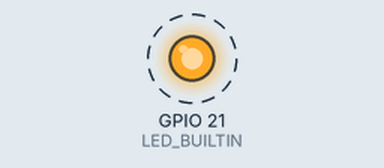
This program was run on a simulated Seeed XIAO ESP32-S3. Shown: output pins drawn as LEDs (lit = HIGH). Dashed ring = blinking. What the program prints to the serial monitor is not drawn.

Above: at 0.5 s.
Timing chart, 0 to 4.6 s (numbered marks = the images above):
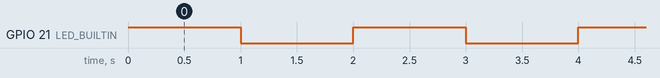

The program:

main.cpp
```cpp
/*
 * Blink
 * Turns on an LED on for one second,
 * then off for one second, repeatedly.
 */

#include <Arduino.h>

void setup()
{
  // initialize serial communication at 9600 bits per second:
  Serial.begin(115200);

  // initialize LED digital pin as an output.
  pinMode(LED_BUILTIN, OUTPUT);
}

void loop()
{
  // turn the LED on (HIGH is the voltage level)
  digitalWrite(LED_BUILTIN, HIGH);
  Serial.printf("HIGH!\n");

  // wait for a second
  delay(1000);
  // turn the LED off by making the voltage LOW
  digitalWrite(LED_BUILTIN, LOW);
  Serial.printf("LOW!\n");

   // wait for a second
  delay(1000);
}
```

Measured:
- by itself, GPIO 21 (LED_BUILTIN): alternates HIGH for 1.0 s and LOW for 1.0 s
